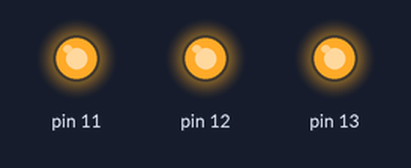
Recording of a sketch running on a simulated Arduino Uno, built with avr-gcc and run on an emulated ATmega328P. Parts: output pins drawn as LEDs (lit = HIGH).

Above: at 0.06 s.
At 0.43 s:
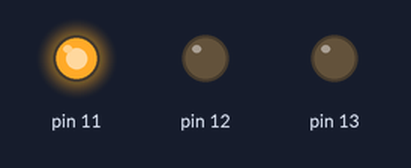
At 0.68 s:
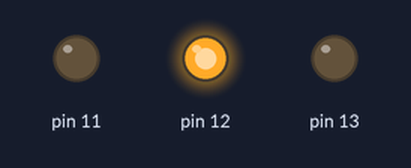
At 1.31 s:
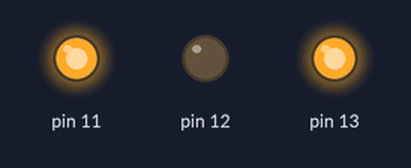
At 1.94 s:
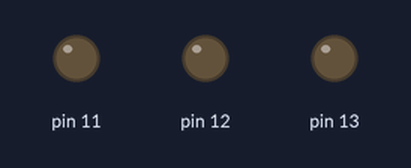
At 2.81 s:
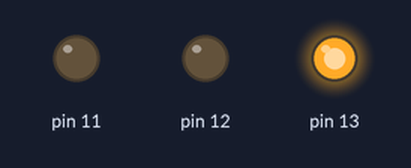
Timing chart, 0 to 3.1 s (numbered marks = the images above):
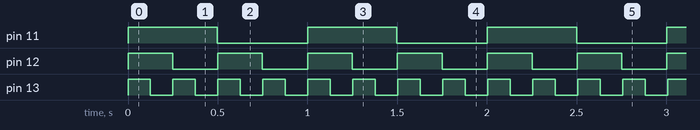

The sketch:

My_PWM.ino
```cpp
#include "MyPWM.h"
ANALOG_WRITE_T led1,led2,led3;

void setup(){
MyAnalogWriteSetup(&led1, 127, 11,1);
MyAnalogWriteSetup(&led2, 127, 12,2);
MyAnalogWriteSetup(&led3, 127, 13,4);
}

void loop(){
MyAnalogWrite(&led1, 127);
MyAnalogWrite(&led2, 127);
MyAnalogWrite(&led3, 127);

}
```

MyPWM.cpp
```cpp
/* Ruler 1         2         3         4         5         6         7        */

/********************************  MyPWM.cpp  *********************************/
/*                                                                            */
/*   Purpose: Module to make software PWM's                                   */
/*                                                                            */
/*   Origin:  Module tested and documented by D. Castro, J. Galvis,           */
/*            G. Segrera and D. Velásquez, since Oct 7, 2021.                 */
/*                                                                            */
/*   Notes:   None                                                            */
/*                                                                            */
/*   DATE         RESPONSIBLE  COMMENT                                        */
/*   -----------------------------------------------------------------------  */
/*   Oct 25/2019  J. Galvis                  Library implementation           */
/*   Oct 18/2019  Group                      Hardware Test                    */
/*   Oct 14/2017  G. Segrera                 Final implentation               */
/*   Oct 11/2021  J. Galvis & G. Segrera     Code changes                     */
/*   Oct 10/2021  G. Segrera                 Software test & code changes     */
/*   Oct 07/2021  D.Castro & D. Velásquez    Initial changes                  */
/*                                                                            */
/******************************************************************************/
/********************************** Headers ***********************************/

/* ------------------------ Inclusion of Std Headers ------------------------ */


/* ----------------------- Inclusion of Other Headers ----------------------- */

#include "MyPWM.h"
#include "arduino.h"

/*****************************  Public Functions  *****************************/


/*FN****************************************************************************
*
*   void MyAnalogWriteSetup(ANALOG_WRITE_T *fsm, int value, int pin, int frequency);
*
*   Purpose:  Set the variables of the intances for the PWM's
*
*   Note:
*
*   Register of Revisions (Debugging Process):
*
*   DATE         RESPONSIBLE  COMMENT
*   ------------------------------------------------------------------------
*   Oct 07/2021  J.C.Giraldo                Initial implementation
*   Oct 07/2021  D.Castro & D. Velásquez    Initial changes
*   Oct 14/2017  G. Segrera                 Final implentation
*
*
*******************************************************************************/

void MyAnalogWriteSetup(ANALOG_WRITE_T *fsm, int value, int pin, int frequency){
    fsm->duty_cycle     = value;
    fsm->pin_out        = pin;
    fsm->period         = 1000000/frequency;
    fsm->previous_time  = micros();
    fsm->time_HI        = (value*fsm->period)/255;
    fsm->time_LO        = fsm->period - fsm->time_HI;
    fsm->state          = HIGH_LEVEL;
    pinMode(pin,OUTPUT);
    digitalWrite(pin,HIGH);
} /* MyAnalogWriteSetup */

/*FN****************************************************************************
*
*   void MyAnalogWrite(ANALOG_WRITE_T *fsm, int value);
*
*   Purpose:  Creates the PWM signal according the configuration setted on MyAnalogWriteSetup
*
*   Note:
*
*   Register of Revisions (Debugging Process):
*
*   DATE         RESPONSIBLE  COMMENT
*   ------------------------------------------------------------------------
*   Oct 07/2021  J.C.Giraldo                Initial implementation
*   Oct 07/2021  D.Castro & D. Velásquez    Initial changes
*   Oct 10/2021  G. Segrera                 Software test & code changes
*   Oct 11/2021  J. Galvis & G. Segrera     Code changes
*   Oct 14/2017  G. Segrera                 Final implentation
*
*******************************************************************************/

void MyAnalogWrite(ANALOG_WRITE_T *fsm, int value){
    switch(fsm->state){
        case HIGH_LEVEL:
            if(micros()-fsm->previous_time >= fsm->time_HI){
                digitalWrite(fsm->pin_out,LOW);
                fsm->previous_time  = micros();
                fsm->state          = LOW_LEVEL;
            }
        break;

        case LOW_LEVEL:
            if(micros() - fsm->previous_time >= fsm->time_LO){
                digitalWrite(fsm->pin_out,HIGH);
                fsm->previous_time = micros();
                if(value != fsm->duty_cycle){
                    fsm->time_HI        = (value*fsm->period)/255;
                    fsm->time_LO        = fsm->period - fsm->time_HI;
                    fsm->duty_cycle     = value;
                }
                fsm->state = HIGH_LEVEL;
            }
        break;
    }
} /* MyAnalogWrite */
```

MyPWM.h
```cpp
/* Ruler 1         2         3         4         5         6         7        */

/********************************  MyPWM.h  *********************************/
/*                                                                            */
/*   Purpose: Header to operate Software PWM's                                */
/*                                                                            */
/******************************************************************************/

#ifndef MYPWM_H
#define MYPWM_H
#include "arduino.h"

/************************** Definition of Data Types **************************/

/* ------------------------------------PWM ---------------------------------- */

typedef enum {
HIGH_LEVEL, LOW_LEVEL} PWM_STATE_T;

typedef struct {
  long      duty_cycle;
  int       pin_out;
  long      period;
  long      previous_time;
  long      time_HI, time_LO;
  PWM_STATE_T state;
} ANALOG_WRITE_T;

/************************** Prototypes of Functions ***************************/

/* ---------------------------- Public Functions ---------------------------- */

void MyAnalogWriteSetup(ANALOG_WRITE_T *, int, int, int);
void MyAnalogWrite(ANALOG_WRITE_T *, int);

#endif /* MYPWM_H */
```

Measured:
- by itself, pin 11: alternates HIGH for 0.50 s and LOW for 0.50 s
- by itself, pin 12: alternates HIGH for 0.25 s and LOW for 0.25 s
- by itself, pin 13: alternates HIGH for 0.12 s and LOW for 0.13 s
